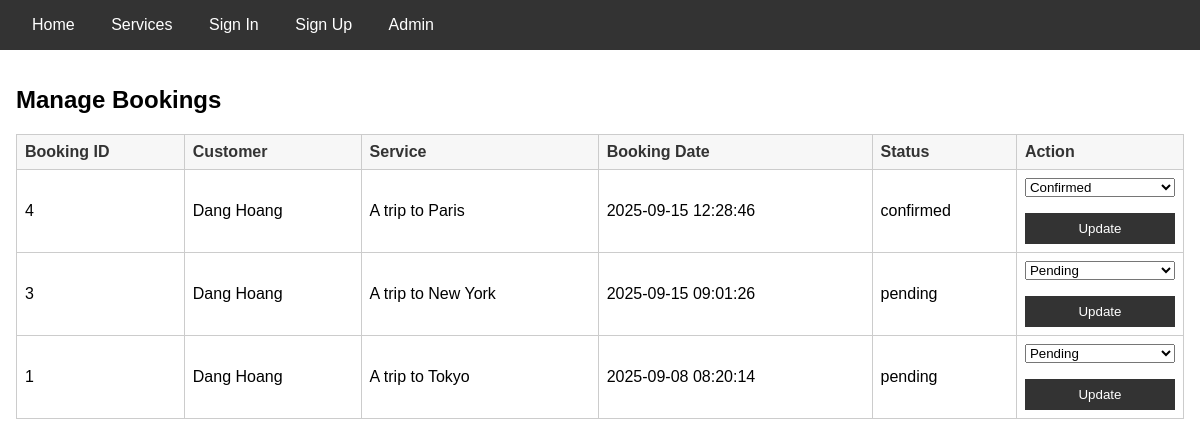
/admin/bookings (signed in), run on an earlier commit of the app's database.
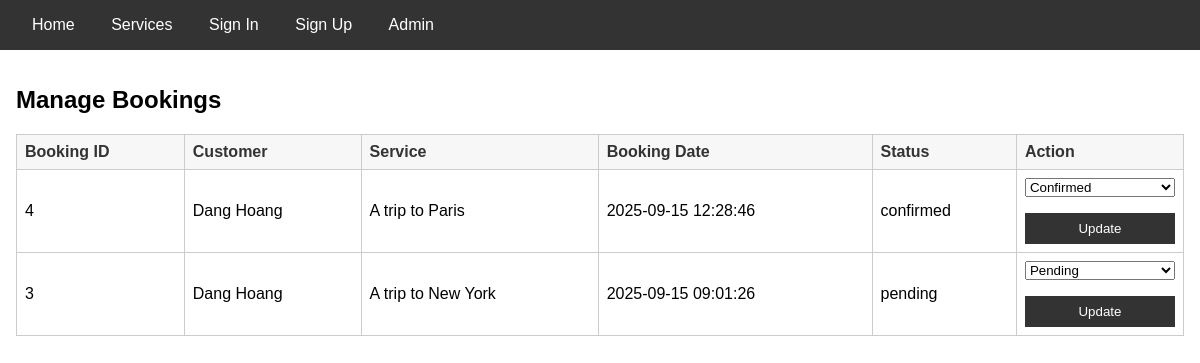
And on a later commit of the database.
### tables this page shows
CREATE TABLE bookings (
    booking_id INTEGER PRIMARY KEY AUTOINCREMENT,
    customer_id INT NOT NULL,             -- Giữ nguyên
    service_id INT NOT NULL,              -- Giữ nguyên
    booking_date TIMESTAMP DEFAULT CURRENT_TIMESTAMP, -- Giữ nguyên
    travel_date DATE NOT NULL,            -- Giữ nguyên
    num_travelers INT DEFAULT 1,          -- Giữ nguyên
    status TEXT CHECK(status IN ('pending','confirmed','canceled')) DEFAULT 'pending',
    total_amount NUMERIC not null,                 -- Giữ nguyên
    FOREIGN KEY (customer_id) REFERENCES customers(customer_id) ON DELETE CASCADE,
    FOREIGN KEY (service_id) REFERENCES travel_services(service_id) ON DELETE CASCADE
);

CREATE TABLE customers (
    customer_id INTEGER PRIMARY KEY AUTOINCREMENT,
    full_name TEXT NOT NULL,              -- Đã đổi
    email TEXT UNIQUE NOT NULL,           -- Đã đổi
    password_hash TEXT NOT NULL,          -- Đã đổi
    phone TEXT,                           -- Đã đổi
    address TEXT
, verified INTEGER DEFAULT 0, verification_code TEXT DEFAULT '', code_expiry DATETIME DEFAULT NULL);

CREATE TABLE travel_services (
    service_id INTEGER PRIMARY KEY AUTOINCREMENT,
    price NUMERIC NOT NULL,              
    rating NUMERIC,                      
    destination TEXT,                    
    flight TEXT,        -- Thông tin chuyến bay, NULL nếu không phải flight
    hotel TEXT,         -- Thông tin khách sạn, NULL nếu không phải hotel
    tour TEXT,          -- Thông tin tour, NULL nếu không phải tour
    max_travelers INT, 
    title TEXT NOT NULL,                  
    description TEXT,
    start_date DATE,                      
    end_date DATE,                        
    created_at TIMESTAMP DEFAULT CURRENT_TIMESTAMP
);

### admin/routes.py (the view)
@admin_bp.route('/bookings')
@login_required
def manage_bookings():
    conn = get_db_connection()
    bookings = conn.execute("""SELECT b.*, c.full_name, s.title FROM bookings b
                             JOIN customers c ON b.customer_id = c.customer_id
                             JOIN travel_services s ON b.service_id = s.service_id
                             ORDER BY b.booking_date DESC""").fetchall()
    conn.close()
    return render_template('bookings.html', bookings=bookings)

### admin/routes.py (called while the page is built)
def login_required(f):
    @wraps(f)
    def decorated_function(*args, **kwargs):
        if 'admin_id' not in session:
            return redirect(url_for('admin.login', next=request.url))
        return f(*args, **kwargs)
    return decorated_function

### database.py (called while the page is built)
def get_db_connection():
    conn = sqlite3.connect('travel.db')
    conn.row_factory = sqlite3.Row
    return conn

### templates/admin/bookings.html (shortened to what this page needs)
{% extends 'base.html' %}
{% block content %}
    <h2>Manage Bookings</h2>
    <table>
        <thead>
            <tr>
                <th>Booking ID</th>
                <th>Customer</th>
                <th>Service</th>
                <th>Booking Date</th>
                <th>Status</th>
                <th>Action</th>
            </tr>
        </thead>
        <tbody>
            {% for booking in bookings %}
                <tr>
                    <td>{{ booking['booking_id'] }}</td>
                    <td>{{ booking['full_name'] }}</td>
                    <td>{{ booking['title'] }}</td>
                    <td>{{ booking['booking_date'] }}</td>
                    <td>{{ booking['status'] }}</td>
                    <td>
                        <form action="{{ url_for('admin.update_booking_status', booking_id=booking['booking_id']) }}" method="post">
                            <select name="status">
                                <option value="pending" {% if booking['status'] == 'pending' %}selected{% endif %}>Pending</option>
                                <option value="confirmed" {% if booking['status'] == 'confirmed' %}selected{% endif %}>Confirmed</option>
                            </select>
                            <button type="submit">Update</button>
                        </form>
                    </td>
                </tr>
            {% endfor %}
        </tbody>
    </table>
{% endblock %}

### templates/base.html (shortened to what this page needs)
<!DOCTYPE html>
<html lang="en">
<head>
    <link rel="stylesheet" href="{{ url_for('static', filename='css/style.css') }}">
</head>
<body>
    <header>
        <nav>
            <a href="{{ url_for('index') }}">Home</a>
            <a href="{{ url_for('services.index') }}">Services</a>
            {% if session['customer_name'] %}
                <a href="{{ url_for('profile.index') }}">Hi, {{ session['customer_name'] }}</a>
                <a href="{{ url_for('booking.history') }}">My Bookings</a>
                <a href="{{ url_for('auth.logout') }}">Logout</a>
            {% else %}
                <a href="{{ url_for('auth.signin') }}">Sign In</a>
                <a href="{{ url_for('auth.signup') }}">Sign Up</a>
            {% endif %}
            <a href="{{ url_for('admin.login') }}">Admin</a>
        </nav>
    </header>
    <main>
        {% block content %}{% endblock %}
    </main>
</body>
</html>

### static/css/style.css (style rules this page uses)
body { font-family: sans-serif; margin: 0; }
header { background-color: #333; color: white; padding: 1rem; }
nav a { color: white; margin: 0 1rem; text-decoration: none; }
main { padding: 1rem; }
table { width: 100%; border-collapse: collapse; }
th, td { border: 1px solid #cccccc; padding: 0.5rem; text-align: left; }
thead th { background: #f7f7f7; color: #333333; }
form { display: flex; flex-direction: column; max-width: 300px; }
form button { margin-top: 1rem; padding: 0.5rem; background-color: #333; color: white; border: none; cursor: pointer; }

What changed in the data, as far as the page shows it:
removed bookings: booking_id "1", full_name "Dang Hoang", title "A trip to Tokyo", booking_date "2025-09-08 08:20:14", status "pending", status "Pending"
